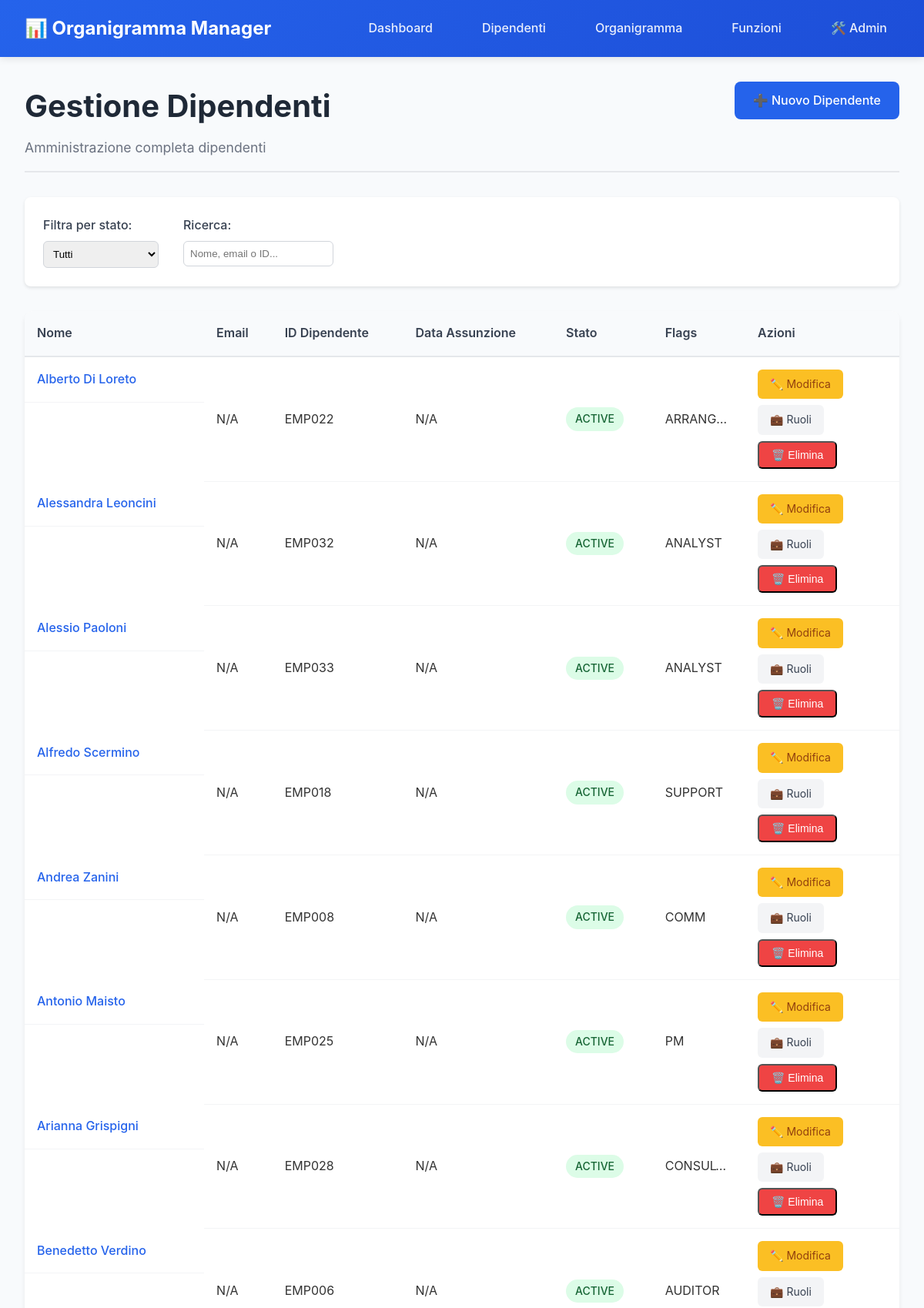
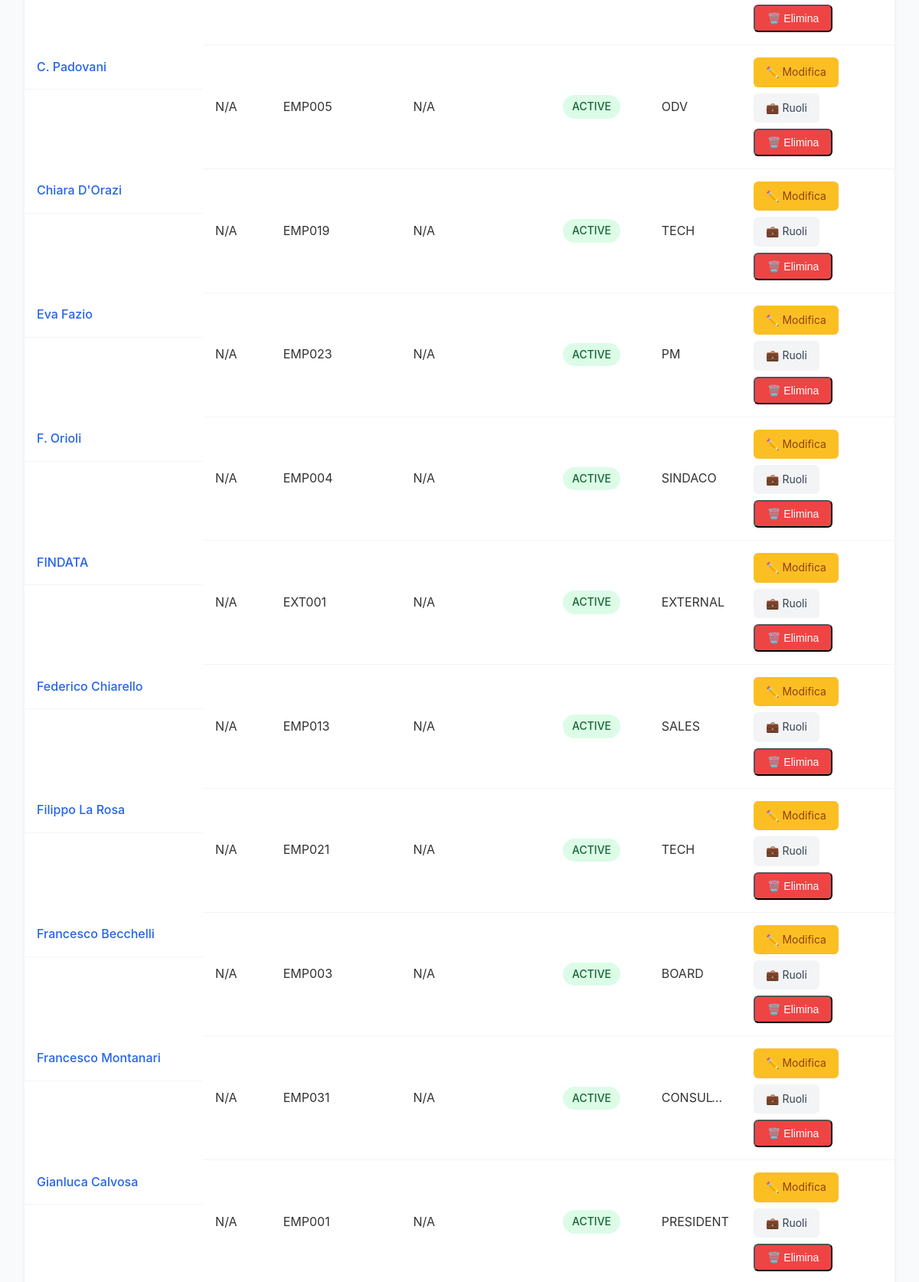
The page /admin/persons (upper part) on the database its author committed (2 pictures, top to bottom).
### tables this page shows
CREATE TABLE persons (
    id INTEGER PRIMARY KEY AUTOINCREMENT,
    name TEXT NOT NULL UNIQUE,
    email TEXT UNIQUE,
    employee_id TEXT UNIQUE,
    hire_date DATE,
    status TEXT CHECK (status IN ('ACTIVE', 'INACTIVE', 'TERMINATED')) DEFAULT 'ACTIVE',
    flags TEXT(25),
    created_at DATETIME DEFAULT CURRENT_TIMESTAMP,
    updated_at DATETIME DEFAULT CURRENT_TIMESTAMP
);

### src/web/routes/crud_web.py (the view)
@router.get("/admin/persons", response_class=HTMLResponse)
async def admin_persons(request: Request):
    persons = repository.get_all_persons(active_only=False)
    functions = repository.get_all_functions()
    job_titles = repository.get_all_job_titles()
    return templates.TemplateResponse("admin/persons.html", {
        "request": request,
        "title": "Gestione Dipendenti",
        "persons": persons,
        "functions": functions,
        "job_titles": job_titles
    })

### src/web/templates/admin/persons.html (shortened to what this page needs)
{% extends "base.html" %}
{% block content %}
<div class="page-header">
    <div class="header-content">
        <h1>Gestione Dipendenti</h1>
        <p class="page-subtitle">Amministrazione completa dipendenti</p>
    </div>
    <div class="header-actions">
        <a href="/admin/persons/new" class="btn btn-primary">➕ Nuovo Dipendente</a>
    </div>
</div>
<div class="admin-filters">
    <div class="filter-group">
        <label>Filtra per stato:</label>
        <select id="status-filter" class="filter-select" title="Filtra per stato">
            <option value="">Tutti</option>
        </select>
    </div>
    <div class="filter-group">
        <label>Ricerca:</label>
        <input type="text" id="search-filter" placeholder="Nome, email o ID..." class="filter-input">
    </div>
</div>
<div class="table-container">
    <table class="data-table" id="persons-table">
        <thead>
            <tr>
                <th>Nome</th>
                <th>Email</th>
                <th>ID Dipendente</th>
                <th>Data Assunzione</th>
                <th>Stato</th>
                <th>Flags</th>
                <th>Azioni</th>
            </tr>
        </thead>
        <tbody>
            {% for person in persons %}
            <tr data-status="{{ person.status }}">
                <td class="person-name">
                    <a href="/employee/{{ person.name }}">{{ person.name }}</a>
                </td>
                <td>{{ person.email or 'N/A' }}</td>
                <td>{{ person.employee_id or 'N/A' }}</td>
                <td>{{ person.hire_date or 'N/A' }}</td>
                <td>
                    <span class="status-badge status-{{ person.status.lower() }}">
                        {{ person.status }}
                    </span>
                </td>
                <td class="flags-cell">{{ person.flags or '' }}</td>
                <td class="actions-cell">
                    <div class="action-buttons">
                        <a href="/admin/persons/{{ person.name }}/edit" class="btn-small btn-edit">✏️ Modifica</a>
                        <a href="/admin/roles?person_name={{ person.name }}" class="btn-small">💼 Ruoli</a>
                        {% if person.status == 'ACTIVE' %}
                        <button class="btn-small btn-danger" onclick="confirmDelete('{{ person.name }}')">🗑️ Elimina</button>
                        {% endif %}
                    </div>
                </td>
            </tr>
            {% endfor %}
        </tbody>
    </table>
</div>
{% endblock %}

### src/web/static/style.css (style rules this page uses)
* { margin: 0; padding: 0; box-sizing: border-box; }
body { font-family: -apple-system, BlinkMacSystemFont, 'Segoe UI', Roboto, Oxygen, Ubuntu, Cantarell, sans-serif; line-height: 1.6; color: #333; background-color: #f8fafc; }
a { color: #2563eb; text-decoration: none; }
.page-header { margin-bottom: 2rem; border-bottom: 2px solid #e5e7eb; padding-bottom: 1rem; }
.page-header h1 { font-size: 2.5rem; font-weight: 700; color: #1f2937; margin-bottom: 0.5rem; }
.page-subtitle { font-size: 1.1rem; color: #6b7280; }
.btn { display: inline-flex; align-items: center; gap: 0.5rem; padding: 0.75rem 1.5rem; font-weight: 500; border: none; border-radius: 8px; cursor: pointer; text-decoration: none; transition: all 0.2s; }
.btn-primary { background: #2563eb; color: white; }
.btn-small { padding: 0.5rem 1rem; font-size: 0.875rem; background: #f3f4f6; color: #374151; border-radius: 6px; }
.table-container { background: white; border-radius: 12px; overflow: hidden; box-shadow: 0 4px 6px rgba(0, 0, 0, 0.07); }
.data-table { width: 100%; border-collapse: collapse; }
.data-table th { background: #f8fafc; color: #374151; font-weight: 600; padding: 1rem; text-align: left; border-bottom: 2px solid #e5e7eb; }
.data-table td { padding: 1rem; border-bottom: 1px solid #f3f4f6; }
.status-badge { display: inline-block; padding: 0.25rem 0.75rem; border-radius: 20px; font-size: 0.875rem; font-weight: 500; text-transform: uppercase; }
.status-active { background: #dcfce7; color: #166534; }
.person-name { font-weight: 500; color: #374151; margin-bottom: 0.25rem; display: flex; align-items: center; gap: 0.5rem; }

### src/web/static/admin.css (style rules this page uses)
.page-header { display: flex; justify-content: space-between; align-items: start; margin-bottom: 2rem; padding-bottom: 1rem; border-bottom: 2px solid #e5e7eb; }
.header-content h1 { font-size: 2.5rem; font-weight: 700; color: #1f2937; margin-bottom: 0.5rem; }
.admin-filters { display: flex; gap: 2rem; margin-bottom: 2rem; padding: 1.5rem; background: white; border-radius: 8px; box-shadow: 0 2px 4px rgba(0, 0, 0, 0.1); }
.filter-group { display: flex; flex-direction: column; gap: 0.5rem; }
.filter-group label { font-weight: 500; color: #374151; }
.filter-select, .filter-input { padding: 0.5rem; border: 1px solid #d1d5db; border-radius: 6px; min-width: 150px; }
.actions-cell { width: 200px; }
.action-buttons { display: flex; gap: 0.5rem; flex-wrap: wrap; }
.btn-edit { background: #fbbf24; color: #92400e; }
.btn-danger { background: #ef4444; color: white; }
.flags-cell { max-width: 100px; overflow: hidden; text-overflow: ellipsis; white-space: nowrap; }

### rows shown on the page
persons: name "Alberto Di Loreto", email "N/A", employee "EMP022", hire_date "N/A", status "ACTIVE", flags "ARRANG…"
persons: name "Alessandra Leoncini", email "N/A", employee "EMP032", hire_date "N/A", status "ACTIVE", flags "ANALYST"
persons: name "Alessio Paoloni", email "N/A", employee "EMP033", hire_date "N/A", status "ACTIVE", flags "ANALYST"
persons: name "Alfredo Scermino", email "N/A", employee "EMP018", hire_date "N/A", status "ACTIVE", flags "SUPPORT"
persons: name "Andrea Zanini", email "N/A", employee "EMP008", hire_date "N/A", status "ACTIVE", flags "COMM"
persons: name "Antonio Maisto", email "N/A", employee "EMP025", hire_date "N/A", status "ACTIVE", flags "PM"
persons: name "Arianna Grispigni", email "N/A", employee "EMP028", hire_date "N/A", status "ACTIVE", flags "CONSUL…"
persons: name "Benedetto Verdino", email "N/A", employee "EMP006", hire_date "N/A", status "ACTIVE", flags "AUDITOR"
persons: name "C. Padovani", email "N/A", employee "EMP005", hire_date "N/A", status "ACTIVE", flags "ODV"
persons: name "Chiara D'Orazi", email "N/A", employee "EMP019", hire_date "N/A", status "ACTIVE", flags "TECH"
persons: name "Eva Fazio", email "N/A", employee "EMP023", hire_date "N/A", status "ACTIVE", flags "PM"
persons: name "F. Orioli", email "N/A", employee "EMP004", hire_date "N/A", status "ACTIVE", flags "SINDACO"
persons: name "FINDATA", email "N/A", employee "EXT001", hire_date "N/A", status "ACTIVE", flags "EXTERNAL"
persons: name "Federico Chiarello", email "N/A", employee "EMP013", hire_date "N/A", status "ACTIVE", flags "SALES"
persons: name "Filippo La Rosa", email "N/A", employee "EMP021", hire_date "N/A", status "ACTIVE", flags "TECH"
persons: name "Francesco Becchelli", email "N/A", employee "EMP003", hire_date "N/A", status "ACTIVE", flags "BOARD"
persons: name "Francesco Montanari", email "N/A", employee "EMP031", hire_date "N/A", status "ACTIVE", flags "CONSUL…"
persons: name "Gianluca Calvosa", email "N/A", employee "EMP001", hire_date "N/A", status "ACTIVE", flags "PRESIDENT"
